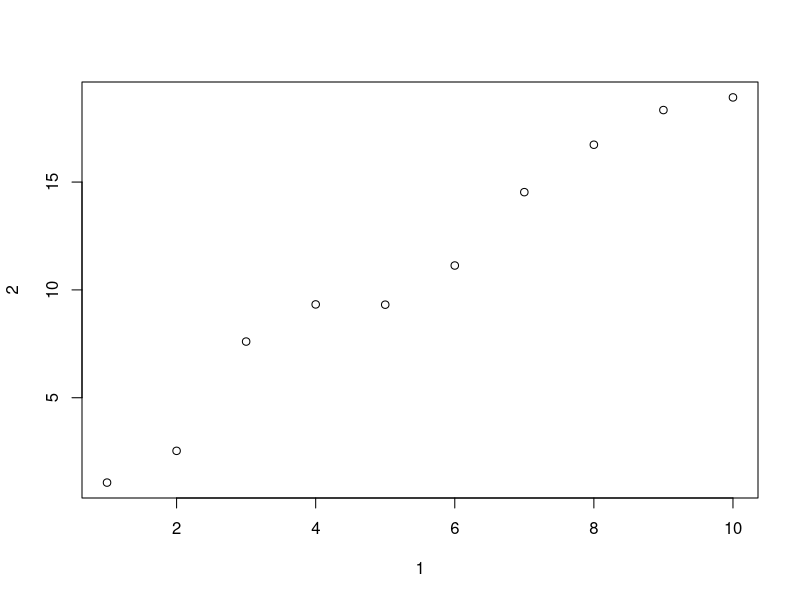
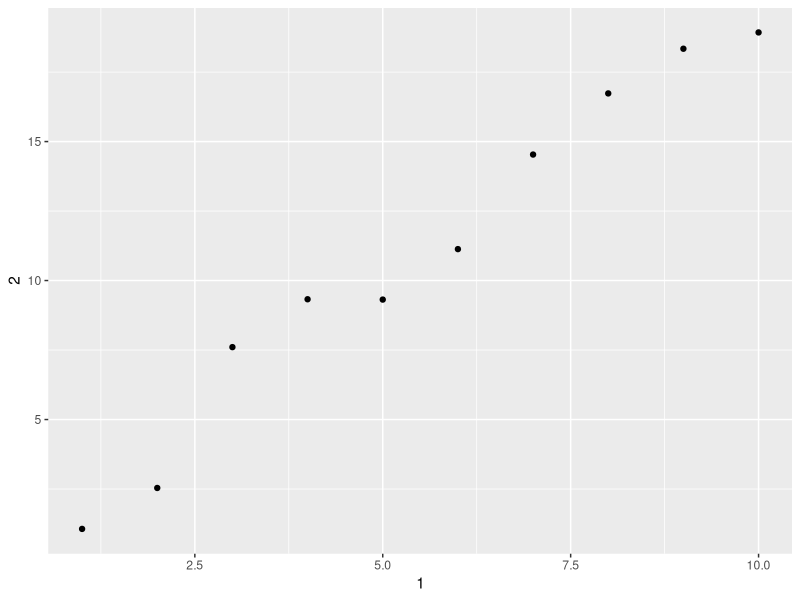
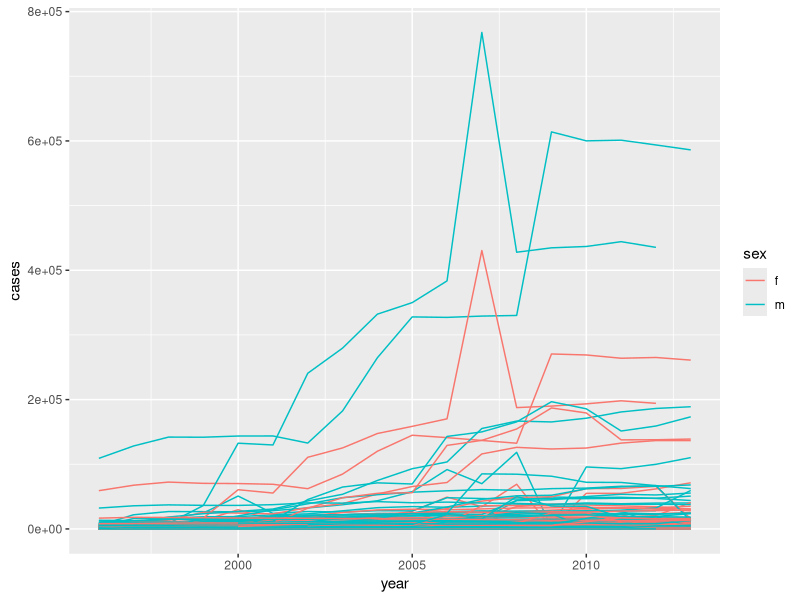

These charts were generated, in order, by the following R code:
## ---- chunk 1
knitr::opts_chunk$set(echo = TRUE)
library(tibble)
library(ggplot2)
library(dplyr)
library(tidyverse)
library(tidyr)
## ---- chunk 2
mtcars
class(mtcars)
class(as_tibble(mtcars))
## ---- chunk 3
#data.frame
df <- data.frame(abc = 1, xyz = "a")

#tibble
tbl <- as.tibble(df)

df$x
tbl$x

df[, "xyz"]
tbl[,"xyz"]

df[, c("abc", "xyz")]
tbl[,c("abc","xyz")]

## ---- chunk 4
annoying <- tibble(
  `1` = 1:10,
  `2` = `1` * 2 + rnorm(length(`1`))
)

annoying

#(1)Extracting the variable called 1.
annoying[1]
annoying[["1"]]
annoying$'1'

#(2)Plotting a scatterplot of 1 vs 2.
plot(annoying)
ggplot(annoying, aes(x = `1`, y = `2`)) +geom_point()

#(3)Creating a new column called 3 which is 2 divided by 1.
annoying$`3` <- annoying$`2` / annoying$`1`
annoying[["3"]] <- annoying[["2"]] / annoying[["1"]]


#(4)Renaming the columns to one, two and three.
annoying <- rename(annoying, one = `1`, two = `2`, three = `3`)
glimpse(annoying)
## ---- chunk 5
?enframe()
enframe(c(a = 5, b = 7, c=25))
## ---- chunk 6
?print.tbl_df()
## ---- chunk 7
who

who1 <- who %>%
  gather(new_sp_m014:newrel_f65, key = "key", value = "cases", na.rm = TRUE)
glimpse(who1)
who1

who2 <- who1 %>%
 mutate(key = stringr::str_replace(key, "newrel", "new_rel"))
who2

who3 <- who2 %>%
  separate(key, c("new", "type", "sexage"), sep = "_")
who3

who3 %>%
  count(new)

who4 <- who3 %>%
  select(-new, -iso2, -iso3)

who5 <- who4 %>%
  separate(sexage, c("sex", "age"), sep = 1)
who5
## ---- chunk 8
who1 %>%
  filter(cases == 0) %>%
  nrow()
## ---- chunk 9
who3a <- who1 %>%
  separate(key, c("new", "type", "sexage"), sep = "_")
## ---- chunk 10
filter(who3a, new == "newrel") %>% head()
## ---- chunk 11
select(who3, country, iso2, iso3) %>%
  distinct() %>%
  group_by(country) %>%
  filter(n() > 1)
## ---- chunk 12
who5 %>%
  group_by(country, year, sex) %>%
  filter(year > 1995) %>%
  summarise(cases = sum(cases)) %>%
  unite(country_sex, country, sex, remove = FALSE) %>%
  ggplot(aes(x = year, y = cases, group = country_sex, colour = sex)) +
  geom_line()

## ---- chunk 13
